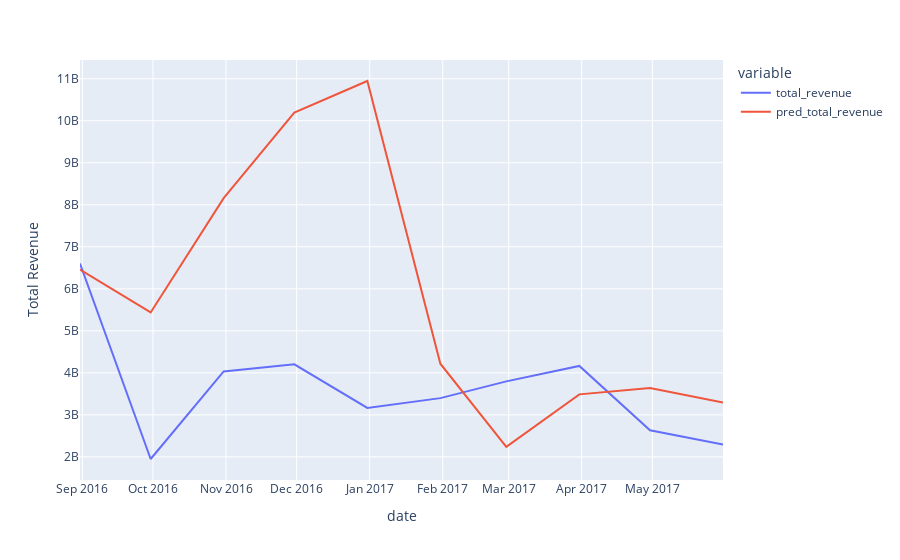

Source (notebook cell):
### Code cell
import plotly.graph_objects as go
import plotly.express as px
from plotly.subplots import make_subplots

fig = px.line(df_pred.resample('M').mean(), labels={'value': 'Total Revenue'})
fig.show()

### Figure 1 — Plotly figure (JSON) as saved in the notebook; plotly's stock layout.template omitted (floating-point values rounded to 4 significant figures)
{"data": [{"hovertemplate": "variable=total_revenue<br>date=%{x}<br>Total Revenue=%{y}<extra></extra>", "legendgroup": "total_revenue", "line": {"color": "#636efa", "dash": "solid"}, "marker": {"symbol": "circle"}, "mode": "lines", "name": "total_revenue", "orientation": "v", "showlegend": true, "type": "scatter", "x": ["2016-08-31T00:00:00", "2016-09-30T00:00:00", "2016-10-31T00:00:00", "2016-11-30T00:00:00", "2016-12-31T00:00:00", "2017-01-31T00:00:00", "2017-02-28T00:00:00", "2017-03-31T00:00:00", "2017-04-30T00:00:00", "2017-05-31T00:00:00"], "xaxis": "x", "y": [6604000000.0, 1950000000.0, 4033000000.0, 4203000000.0, 3166000000.0, 3399000000.0, 3798000000.0, 4165000000.0, 2633033400, 2295000000.0], "yaxis": "y"}, {"hovertemplate": "variable=pred_total_revenue<br>date=%{x}<br>Total Revenue=%{y}<extra></extra>", "legendgroup": "pred_total_revenue", "line": {"color": "#EF553B", "dash": "solid"}, "marker": {"symbol": "circle"}, "mode": "lines", "name": "pred_total_revenue", "orientation": "v", "showlegend": true, "type": "scatter", "x": ["2016-08-31T00:00:00", "2016-09-30T00:00:00", "2016-10-31T00:00:00", "2016-11-30T00:00:00", "2016-12-31T00:00:00", "2017-01-31T00:00:00", "2017-02-28T00:00:00", "2017-03-31T00:00:00", "2017-04-30T00:00:00", "2017-05-31T00:00:00"], "xaxis": "x", "y": [6457000000.0, 5438000000.0, 8157000000.0, 10190000000.0, 10950000000.0, 4217000000.0, 2239000000.0, 3488000000.0, 3640000000.0, 3291782450], "yaxis": "y"}], "layout": {"legend": {"title": {"text": "variable"}, "tracegroupgap": 0}, "margin": {"t": 60}, "xaxis": {"anchor": "y", "domain": [0, 1], "title": {"text": "date"}}, "yaxis": {"anchor": "x", "domain": [0, 1], "title": {"text": "Total Revenue"}}}}
